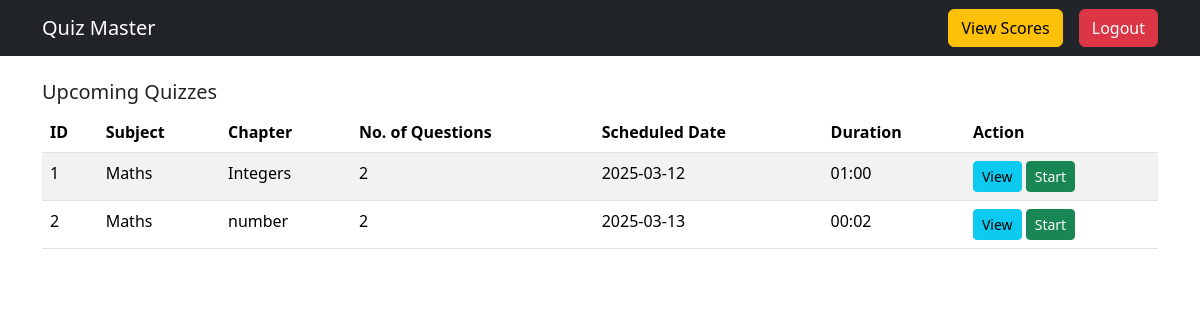
Screenshot of /user_dashboard (signed in) with the database file from the repository.
### app.py (models this page shows)
class Quiz(db.Model):
    __tablename__ = 'quiz'
    QuizID = db.Column(db.Integer, primary_key=True, autoincrement=True)
    Date_of_quiz = db.Column(db.Date, nullable=False)
    Time_duration = db.Column(db.String(5), nullable=False)  # Stores "HH:MM"
    Remarks = db.Column(db.String(500))
    ChapterID = db.Column(db.Integer, db.ForeignKey('chapter.ChapterID'), nullable=False)
    QuestionsR = db.relationship('Questions', backref='quiz', lazy=True)

class Subject(db.Model):
    __tablename__ = 'subject'
    SubjectID = db.Column(db.Integer, primary_key=True, autoincrement=True)
    Subjectname = db.Column(db.String(500), nullable=False)
    Description = db.Column(db.String(500), nullable=False)

class Chapter(db.Model):
    __tablename__ = 'chapter'
    ChapterID = db.Column(db.Integer, primary_key=True, autoincrement=True)
    Chaptername = db.Column(db.String(500), nullable=False)
    Description = db.Column(db.String(500), nullable=False)
    QuizR = db.relationship('Quiz', backref='chapter', lazy=True)
    SubjectID = db.Column(db.Integer, db.ForeignKey('subject.SubjectID'), nullable=False)
    subject = db.relationship('Subject', backref='chapters')

### app.py (the view)
@app.route('/user_dashboard')
def user_dashboard():
    if 'user_id' not in session or session['role'] != 'user':
        flash("Unauthorized Access!", "danger")
        return redirect(url_for("home"))
    user = User.query.get(session['user_id'])
    subjects = Subject.query.all()
    upcoming_quizzes = []
    for subject in subjects:
        chapters = Chapter.query.filter_by(SubjectID=subject.SubjectID).all()
        for chapter in chapters:
            quizzes = Quiz.query.filter_by(ChapterID=chapter.ChapterID).all()
            for quiz in quizzes:
                upcoming_quizzes.append({
                    'quiz': quiz,
                    'chapter': chapter,
                    'subject': subject
                })
    scores = Score.query.filter_by(UserID=user.UserID).all()
    return render_template(
        "user_dashboard.html",
        user=user,
        upcoming_quizzes=upcoming_quizzes,
        scores=scores
    )

### templates/user_dashboard.html (shortened to what this page needs)
<!DOCTYPE html>
<html lang="en">
<head>
    <link href="https://cdn.jsdelivr.net/npm/bootstrap@5.3.2/dist/css/bootstrap.min.css" rel="stylesheet">
</head>
<body>
    <nav class="navbar navbar-expand-lg navbar-dark bg-dark">
        <div class="container">
            <a class="navbar-brand" href="#">Quiz Master</a>
            <div class="collapse navbar-collapse justify-content-end" id="navbarNav">
                <a href="{{ url_for('user_scores') }}" class="btn btn-warning me-3">View Scores</a>
                <a href="{{ url_for('logout') }}" class="btn btn-danger">Logout</a>
            </div>
        </div>
    </nav>
    <div class="container mt-4">
        <h5>Upcoming Quizzes</h5>
        {% if upcoming_quizzes %}
        <table class="table table-striped">
            <thead>
                <tr>
                    <th>ID</th>
                    <th>Subject</th>
                    <th>Chapter</th>
                    <th>No. of Questions</th>
                    <th>Scheduled Date</th>
                    <th>Duration</th>
                    <th>Action</th>
                </tr>
            </thead>
            <tbody>
                {% for data in upcoming_quizzes %}
                <tr>
                    <td>{{ data.quiz.QuizID }}</td>
                    <td>{{ data.subject.Subjectname }}</td>
                    <td>{{ data.chapter.Chaptername }}</td>
                    <td>{{ data.quiz.QuestionsR|length }}</td>
                    <td>{{ data.quiz.Date_of_quiz }}</td>
                    <td>{{ data.quiz.Time_duration }}</td>
                    <td>
                        <button class="btn btn-info btn-sm" data-bs-toggle="modal" data-bs-target="#viewQuiz{{ data.quiz.QuizID }}">View</button>
                        <a href="{{ url_for('start_quiz', quiz_id=data.quiz.QuizID) }}" class="btn btn-success btn-sm">Start</a>
                    </td>
                </tr>
                {% endfor %}
            </tbody>
        </table>
        {% else %}
        <p>No upcoming quizzes available.</p>
        {% endif %}
    </div>
</body>
</html>

### rows the page displays
Quiz: quiz.QuizID "1", quiz.Date_of_quiz "2025-03-12", quiz.Time_duration "01:00"
Subject: subject.Subjectname "Maths" "Maths"
Chapter: chapter.Chaptername "Integers"
Quiz: quiz.QuizID "2", quiz.Date_of_quiz "2025-03-13", quiz.Time_duration "00:02"
Chapter: chapter.Chaptername "number"

### other values shown
{{ data.quiz.QuestionsR|length }} "2" "2"
